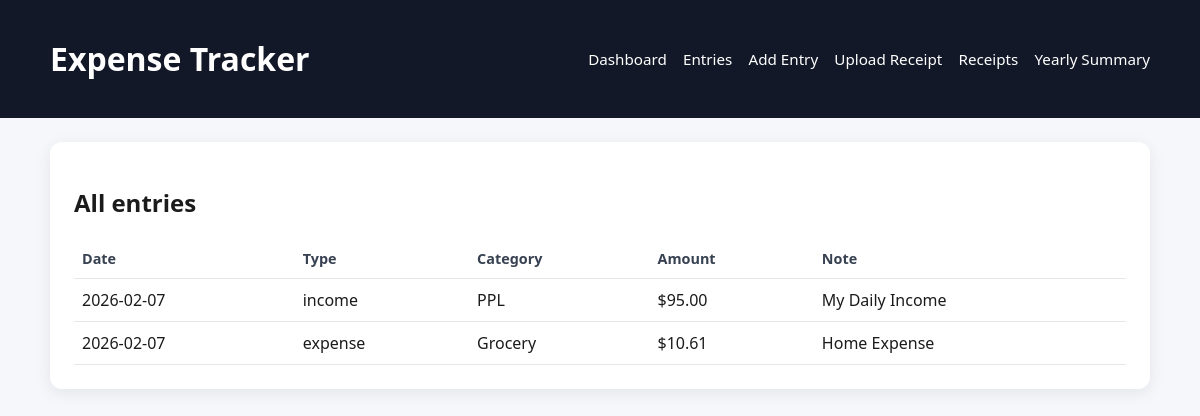
The page /entries on the database its author committed.
### tables this page shows
CREATE TABLE entries (
                id INTEGER PRIMARY KEY AUTOINCREMENT,
                entry_type TEXT NOT NULL,
                amount REAL NOT NULL,
                category TEXT,
                note TEXT,
                entry_date TEXT NOT NULL,
                created_at TEXT NOT NULL
            );

### app.py (the view)
@app.route("/entries")
def entries():
    with get_db() as conn:
        rows = conn.execute(
            """
            SELECT * FROM entries
            ORDER BY entry_date DESC, created_at DESC
            """
        ).fetchall()
    return render_template("entries.html", entries=rows)

### app.py (called while the page is built)
def get_db():
    conn = sqlite3.connect(DB_PATH)
    conn.row_factory = sqlite3.Row
    return conn

### templates/entries.html
{% extends "base.html" %}
{% block content %}
<section class="card">
  <h2>All entries</h2>
  {% if entries %}
  <table>
    <thead>
      <tr>
        <th>Date</th>
        <th>Type</th>
        <th>Category</th>
        <th>Amount</th>
        <th>Note</th>
      </tr>
    </thead>
    <tbody>
      {% for entry in entries %}
      <tr>
        <td>{{ entry.entry_date }}</td>
        <td>{{ entry.entry_type }}</td>
        <td>{{ entry.category or "-" }}</td>
        <td>${{ "%.2f"|format(entry.amount) }}</td>
        <td>{{ entry.note or "-" }}</td>
      </tr>
      {% endfor %}
    </tbody>
  </table>
  {% else %}
  <p class="empty">No entries yet.</p>
  {% endif %}
</section>
{% endblock %}

### static/styles.css (style rules this page uses)
* { box-sizing: border-box; }
body { margin: 0; font-family: "Segoe UI", Tahoma, Geneva, Verdana, sans-serif; background: #f6f7fb; color: #1b1b1b; }
.card { background: #fff; padding: 24px; border-radius: 12px; box-shadow: 0 4px 16px rgba(15, 23, 42, 0.08); margin: 24px 0; }
table { width: 100%; border-collapse: collapse; margin-top: 12px; }
th, td { text-align: left; padding: 10px 8px; border-bottom: 1px solid #e5e7eb; }
th { font-size: 0.9rem; color: #374151; }

### rows shown on the page
entries: entry_date "2026-02-07", entry_type "income", category "PPL", amount "95.00", note "My Daily Income"
entries: entry_date "2026-02-07", entry_type "expense", category "Grocery", amount "10.61", note "Home Expense"
